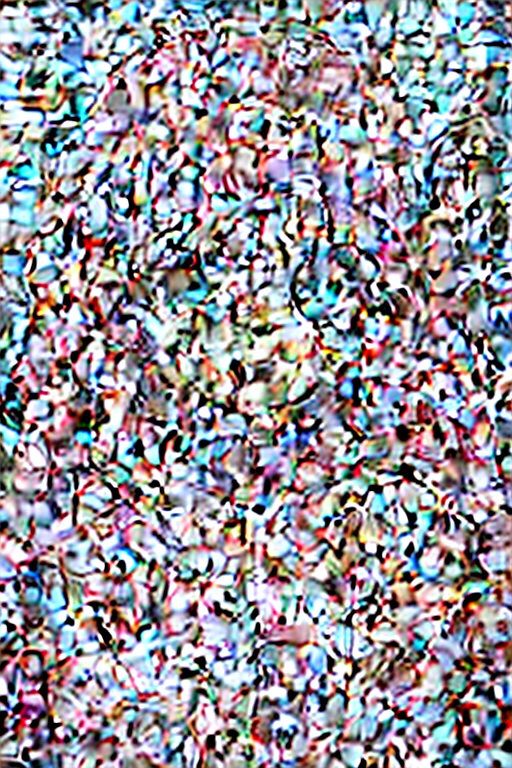
#> input picture test.png, 512 x 768 px; its folder holds only this picture in this run
$ python -i ltim_dataset.py   (imports and definitions only)
#> lines starting #> are read from the running program, lines starting #| are printed output that depends on the picture
import os
import shutil
from PIL import Image
from tqdm import tqdm
import numpy as np


root_dir = r"C:\lab\mori_m\siage\image"
line_dir = r"C:\lab\mori_m\siage\extract_line"
out_dir = r"C:\lab\mori_m\siage\separate_cut2"

# [1 line that did not run here, left out]

# [1 line that did not run here, left out]

cut_name_list = []

#i=Image.open(r"C:\lab\mori_m\siage\separate_cut2\C002_B_image\1_C002_B002.png")

def is_all_white(pil_image):
    # RGB などに変換しておく（白の判定がしやすいように）
    image = pil_image.convert("RGB")
    np_img = np.array(image)

    # 白色RGB値は (255, 255, 255)
    return np.all(np_img == 255)


def reft_wright_crop_image(image_path,dst_dir):
#> called with image_path = 'test.png', dst_dir = 'out.png'
    basename = os.path.basename(image_path)
    image = Image.open(image_path)
#> image is the input picture: PIL image 512x768 RGB; mean R, G, B 149.6, 145.7, 153.9
    w, h = image.size
#> w = 512; h = 768
    box = (0,0,h,h)
#> box = (0, 0, 768, 768)
    for i,(a,b) in enumerate([(0,h),(w-h,w)]):
        box = (a,0,b,h)
        cropped_img = image.crop(box)
        cropped_img = cropped_img.resize((512,512))
        if not is_all_white(cropped_img):
            cropped_img.save(os.path.join(dst_dir,f"{i}_{basename}"))
#> this loop made 2 passes
#> pass 1, in reft_wright_crop_image, `cropped_img = image.crop(box)`:
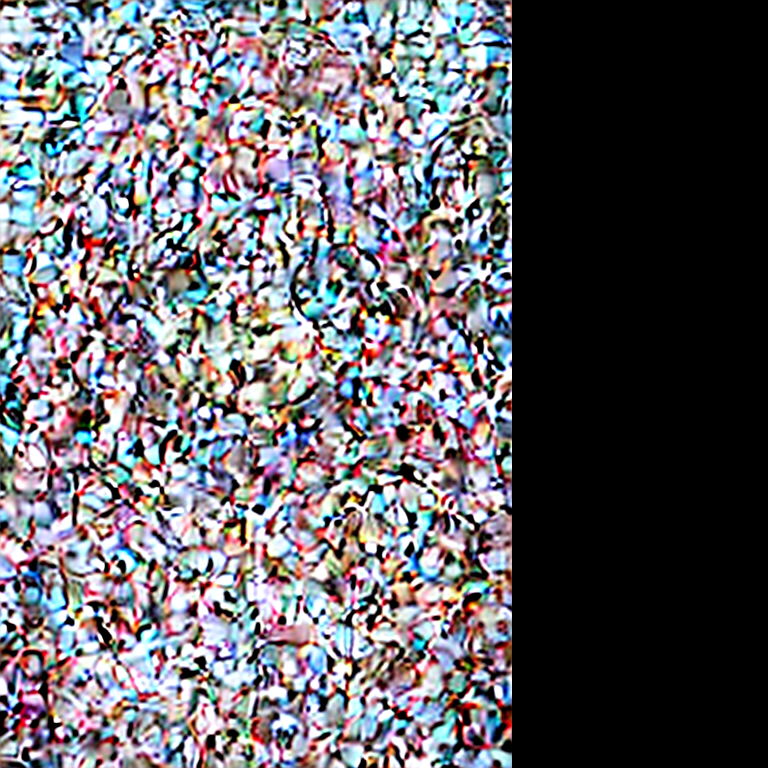
#> cropped_img: PIL image 768x768 RGB; mean R, G, B 99.8, 97.1, 102.6
#> pass 1, in reft_wright_crop_image, `cropped_img = cropped_img.resize((512,512))`:
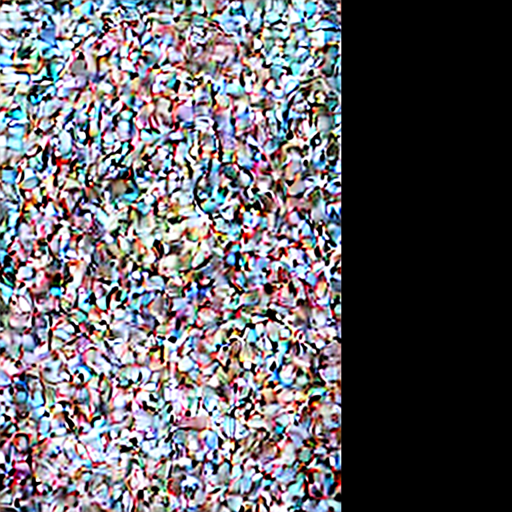
#> cropped_img: PIL image 512x512 RGB; mean R, G, B 99.8, 97.2, 102.6
#> pass 2, in reft_wright_crop_image, `cropped_img = image.crop(box)`:
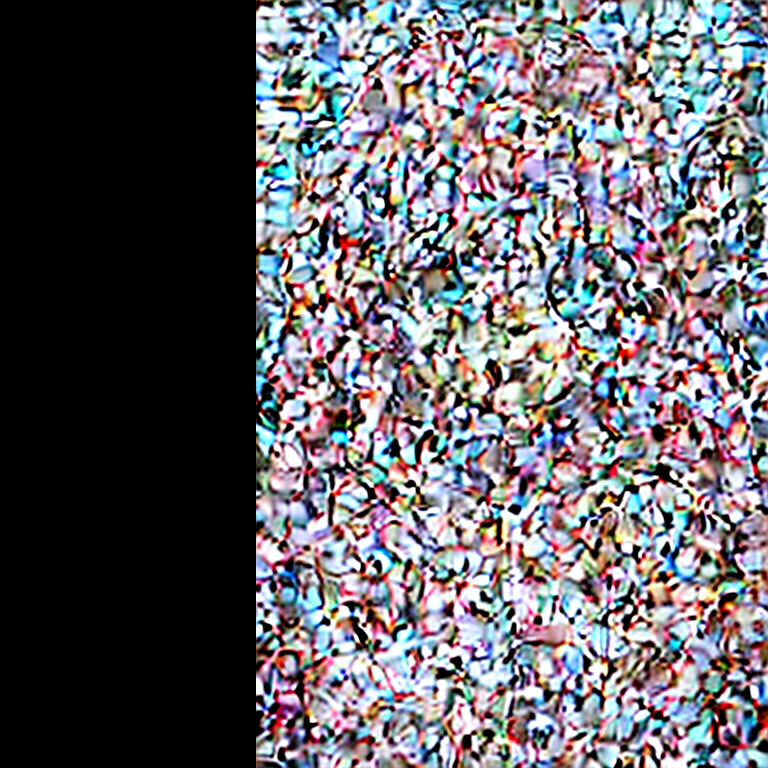
#> cropped_img: PIL image 768x768 RGB; mean R, G, B 99.8, 97.1, 102.6
#> pass 2, in reft_wright_crop_image, `cropped_img = cropped_img.resize((512,512))`:
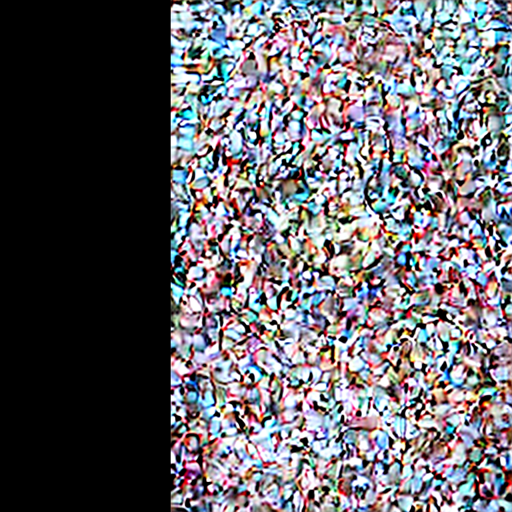
#> cropped_img: PIL image 512x512 RGB; mean R, G, B 99.8, 97.2, 102.6

data_num = 0
# [20 lines not run here, left out]

>>> result = reft_wright_crop_image('test.png', 'out.png')
